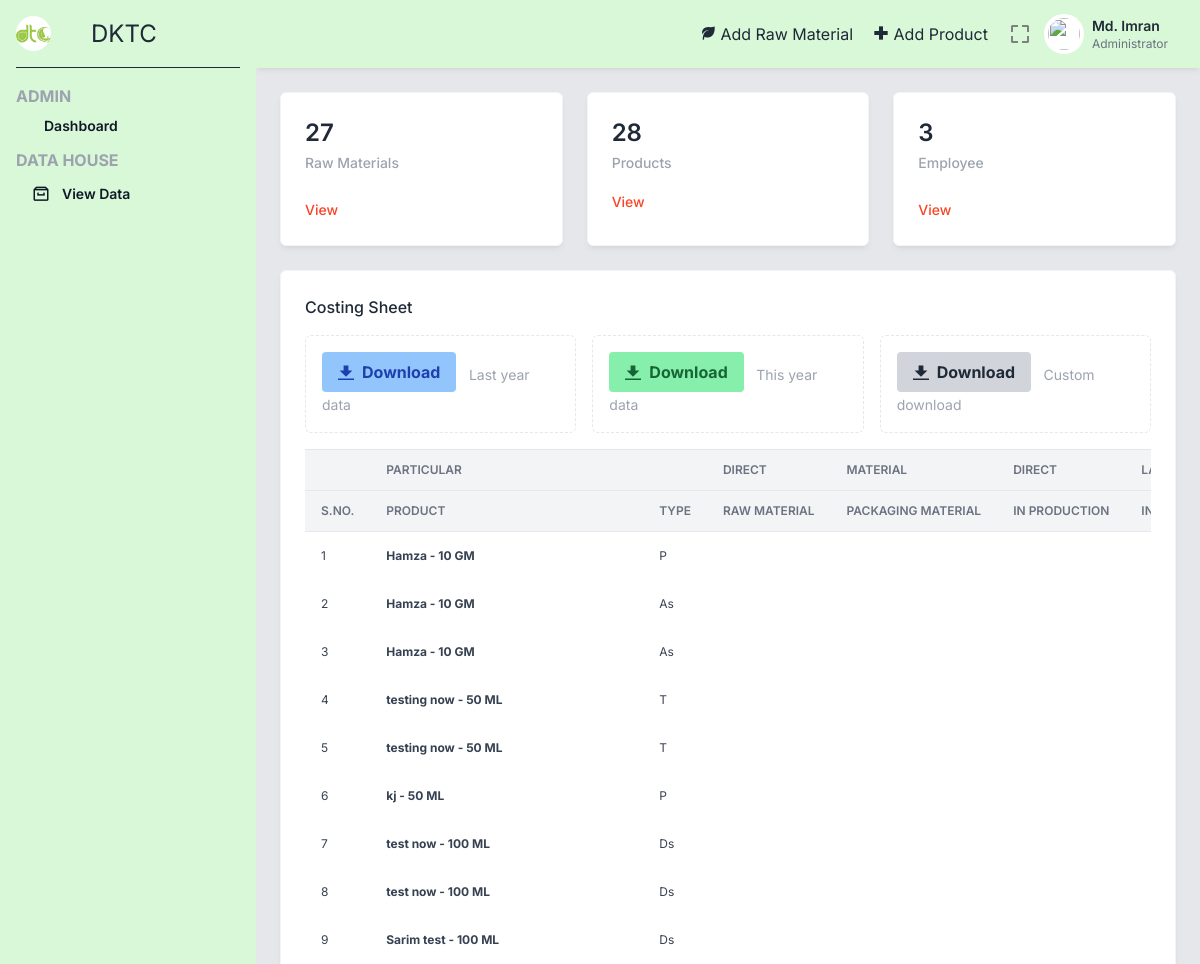
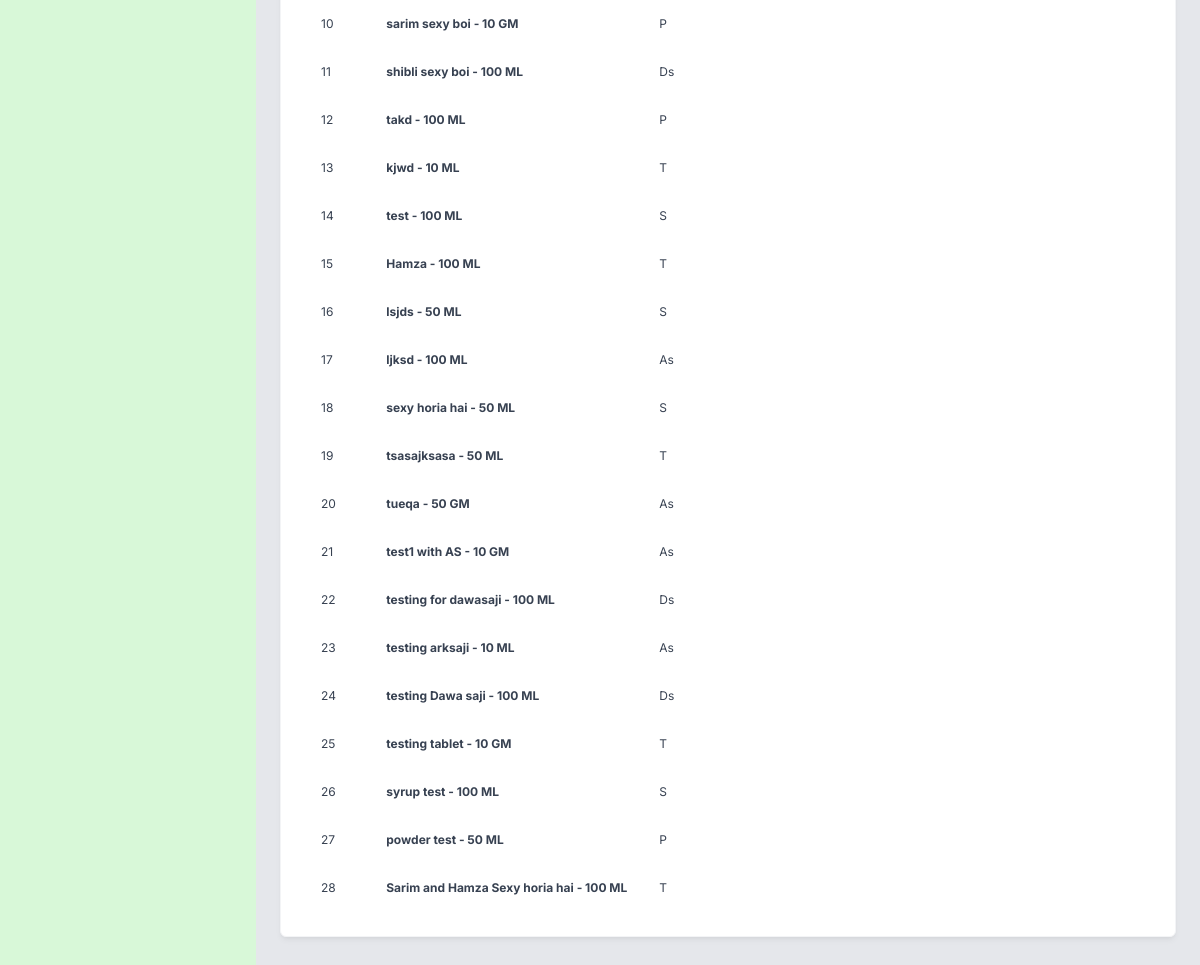
Screenshot of /dashboard.php (signed in) with the database file from the repository (2 pictures, top to bottom).
### tables this page shows
CREATE TABLE `product` (
  `_id` int(5) NOT NULL,
  `name` varchar(100) NOT NULL,
  `type` varchar(2) NOT NULL,
  `sizes` varchar(10) NOT NULL
);

### costingSheet.php (the view, shortened to what this page needs)
<div style="overflow:auto">
    <table class="items-center w-full bg-transparent border-collapse">
        <thead>
            <tr>
                <th class="px-4 bg-gray-100 dark:bg-gray-600 text-gray-500 dark:text-gray-100 align-middle border border-solid border-gray-200 dark:border-gray-500 py-3 text-xs uppercase border-l-0 border-r-0 whitespace-nowrap font-semibold text-left"></th>
                <th class="px-4 bg-gray-100 dark:bg-gray-600 text-gray-500 dark:text-gray-100 align-middle border border-solid border-gray-200 dark:border-gray-500 py-3 text-xs uppercase border-l-0 border-r-0 whitespace-nowrap font-semibold text-left">Particular</th>
                <th class="px-4 bg-gray-100 dark:bg-gray-600 text-gray-500 dark:text-gray-100 align-middle border border-solid border-gray-200 dark:border-gray-500 py-3 text-xs uppercase border-l-0 border-r-0 whitespace-nowrap font-semibold text-left min-w-140-px"></th>
                <th class="px-4 bg-gray-100 dark:bg-gray-600 text-gray-500 dark:text-gray-100 align-middle border border-solid border-gray-200 dark:border-gray-500 py-3 text-xs uppercase border-l-0 border-r-0 whitespace-nowrap font-semibold text-left min-w-140-px">Direct</th>
                <th class="px-4 bg-gray-100 dark:bg-gray-600 text-gray-500 dark:text-gray-100 align-middle border border-solid border-gray-200 dark:border-gray-500 py-3 text-xs uppercase border-l-0 border-r-0 whitespace-nowrap font-semibold text-left min-w-140-px">Material</th>
                <th class="px-4 bg-gray-100 dark:bg-gray-600 text-gray-500 dark:text-gray-100 align-middle border border-solid border-gray-200 dark:border-gray-500 py-3 text-xs uppercase border-l-0 border-r-0 whitespace-nowrap font-semibold text-left min-w-140-px">Direct</th>
                <th class="px-4 bg-gray-100 dark:bg-gray-600 text-gray-500 dark:text-gray-100 align-middle border border-solid border-gray-200 dark:border-gray-500 py-3 text-xs uppercase border-l-0 border-r-0 whitespace-nowrap font-semibold text-left min-w-140-px">Labour</th>
            </tr>
        </thead>
        <thead>
            <tr>
                <th class="px-4 bg-gray-100 dark:bg-gray-600 text-gray-500 dark:text-gray-100 align-middle border border-solid border-gray-200 dark:border-gray-500 py-3 text-xs uppercase border-l-0 border-r-0 whitespace-nowrap font-semibold text-left">S.No.</th>
                <th class="px-4 bg-gray-100 dark:bg-gray-600 text-gray-500 dark:text-gray-100 align-middle border border-solid border-gray-200 dark:border-gray-500 py-3 text-xs uppercase border-l-0 border-r-0 whitespace-nowrap font-semibold text-left">Product</th>
                <th class="px-4 bg-gray-100 dark:bg-gray-600 text-gray-500 dark:text-gray-100 align-middle border border-solid border-gray-200 dark:border-gray-500 py-3 text-xs uppercase border-l-0 border-r-0 whitespace-nowrap font-semibold text-left min-w-140-px">Type</th>
                <th class="px-4 bg-gray-100 dark:bg-gray-600 text-gray-500 dark:text-gray-100 align-middle border border-solid border-gray-200 dark:border-gray-500 py-3 text-xs uppercase border-l-0 border-r-0 whitespace-nowrap font-semibold text-left min-w-140-px">Raw Material</th>
                <th class="px-4 bg-gray-100 dark:bg-gray-600 text-gray-500 dark:text-gray-100 align-middle border border-solid border-gray-200 dark:border-gray-500 py-3 text-xs uppercase border-l-0 border-r-0 whitespace-nowrap font-semibold text-left min-w-140-px">Packaging Material</th>
                <th class="px-4 bg-gray-100 dark:bg-gray-600 text-gray-500 dark:text-gray-100 align-middle border border-solid border-gray-200 dark:border-gray-500 py-3 text-xs uppercase border-l-0 border-r-0 whitespace-nowrap font-semibold text-left min-w-140-px">In Production</th>
                <th class="px-4 bg-gray-100 dark:bg-gray-600 text-gray-500 dark:text-gray-100 align-middle border border-solid border-gray-200 dark:border-gray-500 py-3 text-xs uppercase border-l-0 border-r-0 whitespace-nowrap font-semibold text-left min-w-140-px">In Packaging</th>
            </tr>
        </thead>
        <tbody>
            <?php
            $sql = "SELECT * FROM `product`";
            $result = mysqli_query($conn, $sql);
            $sno = 0;
            while ($row = mysqli_fetch_assoc($result)) {
                $idRM = $row['_id'];
                $sno += 1;
                echo "
                    <tr class='text-gray-700 dark:text-gray-100'>
                        <td class='border-t-0 px-4 align-middle border-l-0 border-r-0 text-xs whitespace-nowrap p-4'>" . $sno . "</td>
                        <th class='border-t-0 px-4 align-middle border-l-0 border-r-0 text-xs whitespace-nowrap p-4 text-left'><a href ='viewProd.php?id=".$idRM."'>" . $row['name'] . " - " . $row['sizes'] . "
                        </a>
                        </th>
                        <td class='border-t-0 px-4 align-middle border-l-0 border-r-0 text-xs whitespace-nowrap p-4'>
                            " . $row['type'] . "
                        </td>
                    </tr>
                ";
            }
            ?>
        </tbody>
    </table>
</div>

### includes/_topbar.php (style rules this page uses)
html { line-height: 1.5; -webkit-text-size-adjust: 100%; -moz-tab-size: 4; -o-tab-size: 4; tab-size: 4; font-family: ui-sans-serif, system-ui, -apple-system, BlinkMacSystemFont, "Segoe UI", Roboto, "Helvetica Neue", Arial, "Noto Sans", sans-serif, "Apple Color Emoji", "Segoe UI Emoji", "Segoe UI Symbol", "Noto Color Emoji"; font-feature-settings: normal; font-variation-settings: normal; }
body { margin: 0; line-height: inherit; }
a { color: inherit; text-decoration: inherit; }
table { text-indent: 0; border-color: inherit; border-collapse: collapse; }
.w-full { width: 100%; }
.items-center { align-items: center; }
.border { border-width: 1px; }
.border-gray-200 { --tw-border-opacity: 1; border-color: rgb(229 231 235 / var(--tw-border-opacity)); }
.bg-gray-100 { --tw-bg-opacity: 1; background-color: rgb(243 244 246 / var(--tw-bg-opacity)); }
.p-4 { padding: 1rem; }
.px-4 { padding-left: 1rem; padding-right: 1rem; }
.text-left { text-align: left; }
.align-middle { vertical-align: middle; }
.font-inter { font-family: 'Inter', sans-serif; }
.font-semibold { font-weight: 600; }
.uppercase { text-transform: uppercase; }
.text-gray-800 { --tw-text-opacity: 1; color: rgb(31 41 55 / var(--tw-text-opacity)); }

### rows the page displays
product: name "Hamza", sizes "10 GM", type "P"
product: name "Hamza", sizes "10 GM", type "As"
product: name "Hamza", sizes "10 GM", type "As"
product: name "testing now", sizes "50 ML", type "T"
product: name "testing now", sizes "50 ML", type "T"
product: name "kj", sizes "50 ML", type "P"
product: name "test now", sizes "100 ML", type "Ds"
product: name "test now", sizes "100 ML", type "Ds"
product: name "Sarim test", sizes "100 ML", type "Ds"
product: name "sarim sexy boi", sizes "10 GM", type "P"
product: name "shibli sexy boi", sizes "100 ML", type "Ds"
product: name "takd", sizes "100 ML", type "P"
product: name "kjwd", sizes "10 ML", type "T"
product: name "test", sizes "100 ML", type "S"
product: name "Hamza", sizes "100 ML", type "T"
product: name "lsjds", sizes "50 ML", type "S"
product: name "ljksd", sizes "100 ML", type "As"
product: name "sexy horia hai", sizes "50 ML", type "S"
product: name "tsasajksasa", sizes "50 ML", type "T"
product: name "tueqa", sizes "50 GM", type "As"
product: name "test1 with AS", sizes "10 GM", type "As"
product: name "testing for dawasaji", sizes "100 ML", type "Ds"
product: name "testing arksaji", sizes "10 ML", type "As"
product: name "testing Dawa saji", sizes "100 ML", type "Ds"
product: name "testing tablet", sizes "10 GM", type "T"
product: name "syrup test", sizes "100 ML", type "S"
product: name "powder test", sizes "50 ML", type "P"
product: name "Sarim and Hamza Sexy horia hai", sizes "100 ML", type "T"

### other values shown
$total "27"
$total "28"
$total "3"
